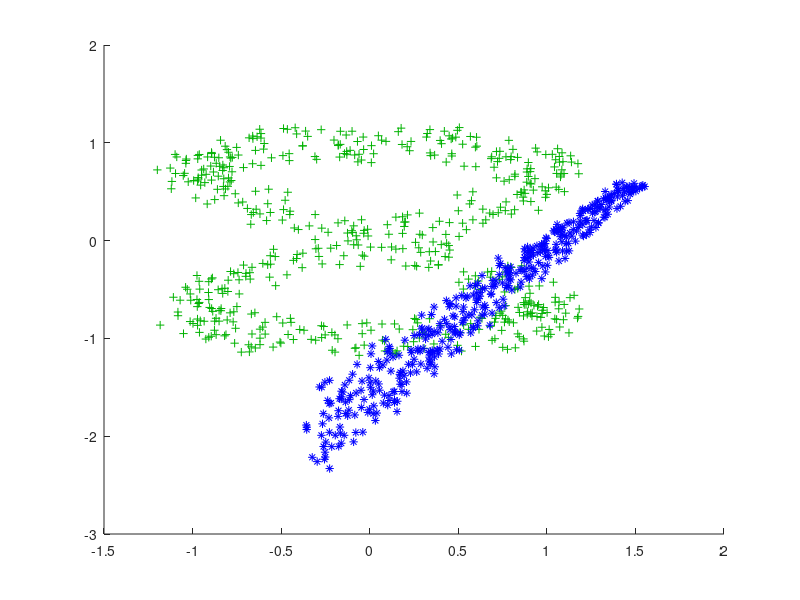
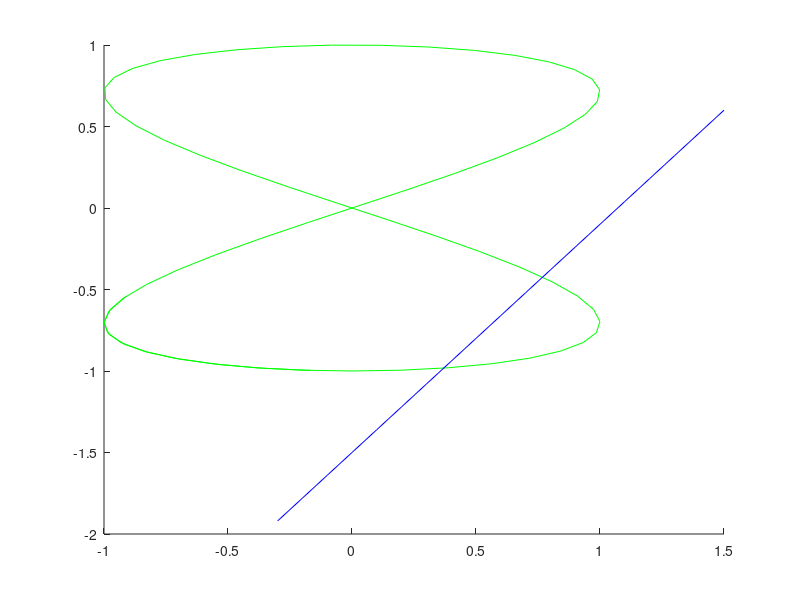
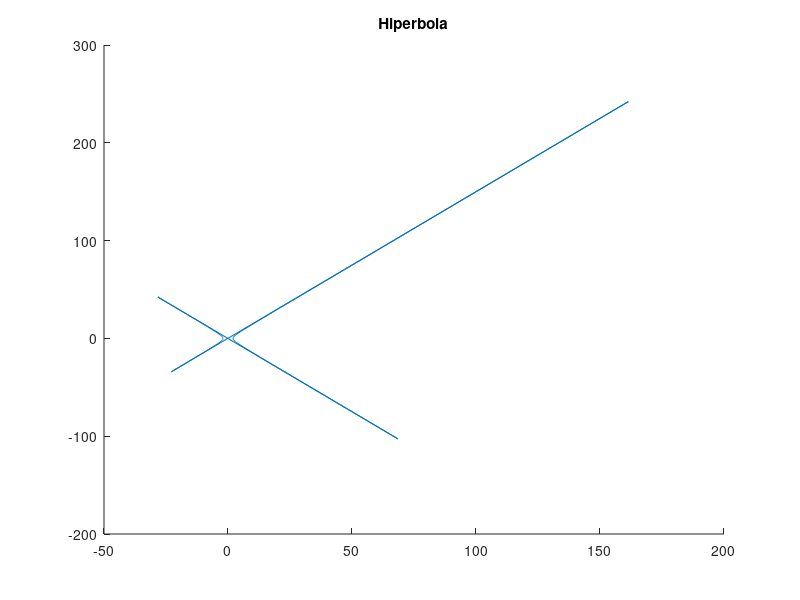
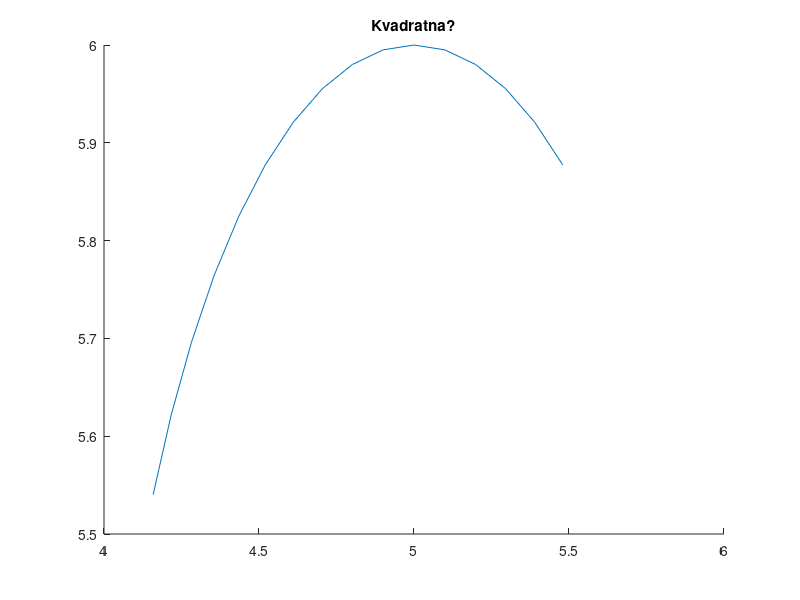

Source code (MATLAB) for these figures, in order:
% testiranje generisanja razlicitih odbiraka na osnovu knjige Combining
% Pattern Classifiers, Methods and Algorithms, Kucheva

%% Inicijalizacija
close all
clear all
clc

%%

T = 1000;
s = 0.005; % sigma^2 for class omega_1
DataSet = [];

for i=1:T
    if rand<0.6
        % Generate a point from class omega_1
        % First, generate a point on the curve
        t=(rand-0.5)*2*pi; % pick t in [-pi,pi]
        x=sin(2*t);y=cos(t);
        % Superimpose a normal distribution
        flag=0; % we don't have the noise coordinates yet
        while flag==0
            u=(rand-0.5)*6*sqrt(s);
            v=(rand-0.5)*6*sqrt(s);
            w=rand;
            if w<((1/(2*pi*s))*exp(-(u^2+v^2)/(2*s)))
                flag=1;
                % u and v are sitable noise coordinates
            end % if w
        end % while
        DataSet=[DataSet;x+u,y+v]; % Add to the data set
        Labels(i)=1; % Store the label
    else
        % Generate a point from class omega_2
        % First, generate a point on the curve
        t=-0.3+rand*1.8; % pick t in [-0.3 1.5]
        x=t; y=1.4*t-1.5;
        s1=0.01*(1.5-x)^2;s2=0.001; % variances
        % Superimpose a normal distribution
        flag=0; % we don't have the noise coordinates yet
        while flag == 0
            u=(rand-0.5)*6*sqrt(s2);
            v=(rand-0.5)*6*sqrt(s1);
            w=rand;
            if w<((1/(2*pi*sqrt(s1*s2)))*exp(-(u^2/s2+v^2/s1)/2))
                flag=1;
                % u and v are suitable noise coordinates
            end % if w
        end % while
        DataSet=[DataSet;x+u,y+v]; % Add to the data set
        Labels(i)=2; % Store the label
    end % if rand
end % for i

w1=[];
w2=[];
for i=1:T
    if Labels(i)==1
        w1=[w1 [DataSet(i,1);DataSet(i,2)]];
    else
        w2=[w2 [DataSet(i,1);DataSet(i,2)]];
    end
end
    
figure
hold on
plot(w1(1,:),w1(2,:),'+','Color',[0 .7 0])
plot(w2(1,:),w2(2,:),'b*')
hold off

t=-pi-1:0.1:pi;
x=sin(2*t);y=cos(t);
X1=[x; y];

t=-0.3:0.1:1.5;
x=t; y=1.4*t-1.5;
X2=[x; y];

figure
hold on
line(X1(1,:),X1(2,:),'Color','g')
line(X2(1,:),X2(2,:),'Color','b')
hold off

% hiperbola
t = -pi:0.1:pi; a = 2; b = 3;
x = a*sec(t); % + pomera u desno (kasni)
y = b*tan(t);
figure
title('Hiperbola')
line(x,y)

% kvadratna?
t = -1:0.1:.5;
x = sin(t)+5; % + pomera u desno (kasni)
y = cos(t)+5; % + pomera na gore
figure
title('Kvadratna?')
line(x,y)

% parabola
t = -5:0.1:5;
x = t;
y = t.^2;
figure
title('Parabola')
line(x,y)

% krug
t = -5:0.1:5; a = 1;
x = a*cos(t);
y = a*sin(t);
figure
title('Krug')
line(x,y)

% elipsa
t = -5:0.1:5; a = 1; b = 5;
x = a*cos(t);
y = b*sin(t);
figure
title('Elipsa')
line(x,y)

% parametarska jednacina desne grane hiperbole
fi = -pi:0.1:pi; a = 1; b = 5;
x = +a*cosh(fi); % moze i sa -
y = b*sinh(fi);
figure
title('parametarska jednacina desne grane hiperbole');
line(x,y)

% astroida
% t = 0:.1:3*pi/2;
t = -pi:.1:pi;
a = 5;
x = a*cos(t).^3+5;
y = a*sin(t).^3;
figure
title('Astroida')
line(x,y)

T = 1000;
sigma = 0.1; % sigma^2 za prvu klasu
omega1 = [];

a = 5;
pocetni = 0;
krajnji = 3*pi/2;
for i=1:T   
    alfa=rand*krajnji+pocetni; % pick t in [0,3*pi/2] ili [0,5*pi/4]
    x = a*cos(alfa).^3+5;
    y = a*sin(alfa).^3;
    % Superimpose a normal distribution
    flag=0; % Jos uvek nemamo koordinate suma
    while flag==0
        u=(rand-0.5)*6*sqrt(sigma);
        v=(rand-0.5)*6*sqrt(sigma);
        w=rand;
        if w<((1/(2*pi*sigma))*exp(-(u^2+v^2)/(2*sigma)))
            flag=1;
            % u and v are sitable noise coordinates
        end % if w
    end % while
    omega1=[omega1;x+u,y+v]; % Dodavanje skupu podataka 
end % for i


    
figure
hold on
plot(omega1(:,1),omega1(:,2),'d','Color',[0 .7 0])
title('Astroida sa odbircima')


N = 1000;
M2=[7;-2];
S2=[0.9 -0.7; -0.7 0.9];
[F2,L2]=eig(S2);
T2=F2*L2^(1/2);
for i=1:N
    omega2(:,i)=T2*randn(2,1)+M2;
end;

% figure
plot(omega2(1,:),omega2(2,:),'o')
legend('Klasa \omega_1','Klasa \omega_2','Location','Best');
hold off

%% Drugi zadatak
% *Generisanje odbiraka*
N = 500;
omega1 = zeros(2,N);
omega2 = zeros(2,N);

sigma = 0.1; % sigma^2 za prvu klasu
a = 5;
pocetni_ugao = 0;
zeljeni_krajnji = 2*pi;
krajnji_ugao = zeljeni_krajnji-pocetni_ugao;

M2=[0;0];
Sigma2=[0.1 -0.09; -0.09 0.1];
[F2,L2]=eig(Sigma2);
T2=F2*L2^(1/2);

for i=1:N   
    alfa=rand*krajnji_ugao+pocetni_ugao;
%     x = a*cos(alfa).^3;
%     y = a*sin(alfa).^3;
    
    x1 = 10*(1+cos(alfa))*cos(alfa);
    y1 = 10*(1+cos(alfa))*sin(alfa);
    
    x2 = 10*cos(2*alfa);
    y2 = 10*cos(3*alfa);
    
    flag=0; 
    while flag==0
        u=(rand-0.5)*6*sqrt(sigma);
        v=(rand-0.5)*6*sqrt(sigma);
        w=rand;
        if w<((1/(2*pi*sigma))*exp(-(u^2+v^2)/(2*sigma)))
            flag=1;
            
        end
    end
    
%     omega1(:,i) = [x+u;y+v];
%     omega2(:,i) = T2*randn(2,1)+M2;
    omega3(:,i) = [x1+u;y1+v];
    omega4(:,i) = [x2+u;y2+v];
    
end
clear u v w x1 x2 alfa

figure
hold on
% plot(omega1(1,:),omega1(2,:),'d','Color',[0 .7 0])
% plot(omega2(1,:),omega2(2,:),'bo')
plot(omega3(1,:),omega3(2,:),'co')
plot(omega4(1,:),omega4(2,:),'mo')
title({'\bf \fontsize{11} {Prikaz klasa koje jesu separabilne, ali ne linearno separabilne}'})
legend('Klasa \omega_1','Klasa \omega_2','Location','SouthWest');